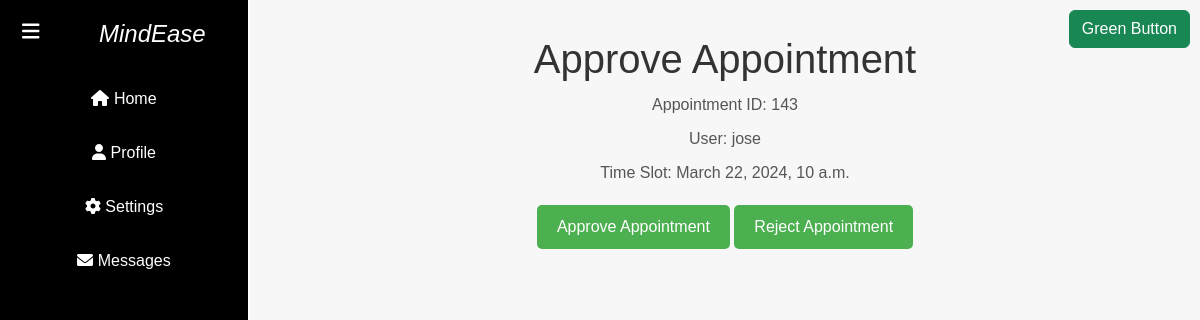
The page /therapist-approve-appointment/143/ (signed in) on the database its author committed.
### app1/models.py (models this page shows, shortened)
class Appointment(models.Model):
    user = models.ForeignKey(User, on_delete=models.CASCADE, related_name='appointments')
    therapist = models.ForeignKey(User, on_delete=models.CASCADE, related_name='approved_appointments')
    time_slot = models.ForeignKey('TimeSlot', on_delete=models.CASCADE)
    status = models.CharField(max_length=20, choices=[('PENDING', 'Pending'), ('APPROVED', 'Approved')], default='PENDING')
    status_change_notification = models.BooleanField(default=False)
    PAYMENT_STATUS_CHOICES = [
        ('PENDING', 'Pending'),
        ('PAID', 'Paid'),
        ('FAILED', 'Failed'),
    ]
    payment_status = models.CharField(max_length=10, choices=PAYMENT_STATUS_CHOICES, default='PENDING')
    razorpay_payment_id = models.CharField(max_length=100, blank=True, null=True)
    payment_id = models.CharField(max_length=100, blank=True, null=True)

class User(AbstractUser):
    class Role(models.TextChoices):
        ADMIN = "ADMIN", "Admin"
        THERAPIST = "THERAPIST", "Therapist"
        USER = "USER", "User"
    role = models.CharField(max_length=50, choices=Role.choices)
    phone_number = models.CharField(max_length=15, blank=True, null=True)
    dob = models.DateField(blank=True, null=True)
    location = models.CharField(max_length=255, blank=True, null=True)
    qualification = models.CharField(max_length=255, blank=True, null=True)
    description = models.TextField(blank=True, null=True)
    specialization = models.CharField(max_length=255, blank=True, null=True)
    is_approved = models.BooleanField(default=False)
    is_therapist = models.BooleanField(default=False)
    profile_picture = models.ImageField(upload_to='profile_pics/', blank=True, null=True)

class TimeSlot(models.Model):
    class SessionType(models.TextChoices):
        MORNING = "MORNING", "Morning Session"
        AFTERNOON = "AFTERNOON", "Afternoon Session"
    TIME_SLOTS = [
        ("8-9", "8:00 AM - 9:00 AM"),
        ("9-10", "9:00 AM - 10:00 AM"),
        ("10-11", "10:00 AM - 11:00 AM"),
        ("12-1", "12:00 PM - 1:00 PM"),
        ("1-2", "1:00 PM - 2:00 PM"),
        ("2-3", "2:00 PM - 3:00 PM"),
        ("3-4", "3:00 PM - 4:00 PM"),
    ]
    therapist = models.ForeignKey(User, on_delete=models.CASCADE, related_name='available_time_slots')
    time_slot = models.CharField(max_length=5, choices=TIME_SLOTS, null=True)
    start_time = models.DateTimeField()
    end_time = models.DateTimeField()
    session_type = models.CharField(max_length=50, choices=SessionType.choices, null=True)
    is_booked = models.BooleanField(default=False)

### app1/views.py (the view, shortened to what this page needs)
# urls.py: path('therapist-approve-appointment/<int:appointment_id>/', views.therapist_approve_appointment, name='therapist_approve_appointment'),
def therapist_approve_appointment(request, appointment_id):
    appointment = get_object_or_404(Appointment, id=appointment_id, therapist=request.user, status='PENDING')
    has_notification = request.user.appointments.filter(status_change_notification=True).exists()
    return render(request, 'therapist_approve_appointment.html', {'appointment': appointment})

### templates/therapist_approve_appointment.html (shortened to what this page needs)
<!DOCTYPE html>
<html lang="en">
<head>
  <link href="https://cdn.jsdelivr.net/npm/bootstrap@5.3.0/dist/css/bootstrap.min.css" rel="stylesheet">
  <link href="https://cdnjs.cloudflare.com/ajax/libs/font-awesome/6.0.0/css/all.min.css" rel="stylesheet">
</head>
<body>
<div class="wrapper">
  <nav id="sidebar">
    <div class="sidebar-header">
      <strong><i><h3 id="brand">&nbsp;&nbsp;&nbsp;&nbsp;&nbsp;&nbsp;&nbsp;MindEase</h3></i></strong>
    </div>
    <div id="sidebar-content">
      <ul class="list-unstyled components">
        <li>
          <a href="#" class="sidebar-link">
            <i class="fas fa-home"></i> <span class="sidebar-content-text">Home</span>
          </a>
        </li>
        <li>
          <a href="#" class="sidebar-link">
            <i class="fas fa-user"></i> <span class="sidebar-content-text">Profile</span>
          </a>
        </li>
        <li>
          <a href="#" class="sidebar-link">
            <i class="fas fa-cog"></i> <span class="sidebar-content-text">Settings</span>
          </a>
        </li>
        <li>
          <a href="#" class="sidebar-link">
            <i class="fas fa-envelope"></i> <span class="sidebar-content-text">Messages</span>
          </a>
        </li>
      </ul>
    </div>
    <button type="button" id="sidebarCollapse" class="btn btn-dark">
      <i class="fas fa-bars"></i>
    </button>
  </nav>
  <div id="content">
    <div class="d-flex justify-content-between align-items-center">
      <button type="button" class="btn btn-success" id="top-right-button">Green Button</button>
    </div>
<!DOCTYPE html>
<html lang="en">
<head>
</head>
<body>
    <h1>Approve Appointment</h1>
    <p>Appointment ID: {{ appointment.id }}</p>
    <p>User: {{ appointment.user.username }}</p>
    <p>Time Slot: {{ appointment.time_slot.start_time }}</p>
    <form method="post" action="">
        <input type="submit" name="approve" value="Approve Appointment">
        <input type="submit" name="reject" value="Reject Appointment">
    </form>
</body>
</html>
  </div>
</div>
</body>
</html>

### templates/therapist_approve_appointment.html (style rules this page uses)
body { font-family: 'Arial', sans-serif; margin: 0; }
.wrapper { display: flex; position: relative; }
#sidebar { height: 100vh; width: 250px; position: fixed; top: 0; left: 0; background-color: #000000; padding-top: 20px; color: #fff; transition: all 0.3s; border-right: 2px solid #fff; }
#sidebar-content { padding: 20px; }
#content { flex-grow: 1; padding: 15px; transition: all 0.3s; margin-left: 250px; }
.sidebar-link { padding: 10px; text-decoration: none; color: #fff; display: block; margin-bottom: 10px; }
#top-right-button { position: fixed; top: 10px; right: 10px; }
#sidebarCollapse { position: fixed; top: 10px; left: 10px; z-index: 1; background: none; border: none; color: #fff; font-size: 20px; cursor: pointer; transition: all 0.3s; }
#brand { margin-left: 10px; font-size: 1.5em; }
body { font-family: 'Arial', sans-serif; margin: 0; padding: 0; background-color: #f7f7f7; text-align: center; }
h1 { color: #333; margin-top: 20px; }
p { color: #555; margin: 10px 0; }
form { margin: 20px 0; }
input[type="submit"] { padding: 10px 20px; background-color: #4CAF50; color: #fff; border: none; border-radius: 5px; cursor: pointer; transition: background-color 0.3s ease; }

### rows shown on the page
Appointment: id "143", user.username "jose", time_slot.start_time "March 22, 2024, 10 a.m."
